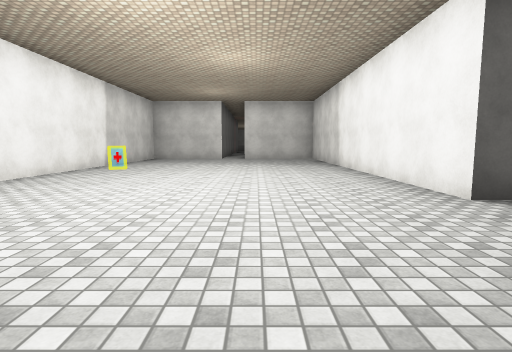
[1] (above)

17 first-person views from a walk through a 3-D level made in the Unity game engine. The camera is 1.3 m above the floor, tilts 6° down and sees 80° across. The floor is counted in squares, 2 m on a side. Each view is taken from the middle of a square. On the plan, view 1 faces up. The plan holds only what a view shows up to about 10 squares ahead; the rest is blank. The place goes on beyond the plan. Some animated figures are not drawn. Surface patterns are stand-ins for the level's own textures.

[2]
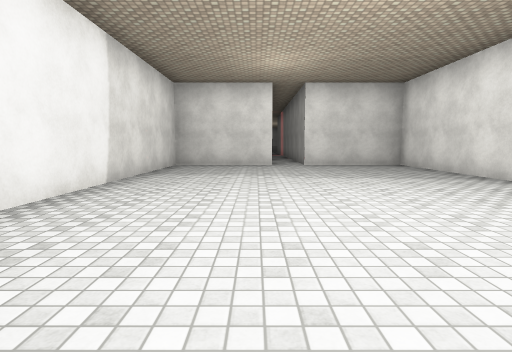

[3]
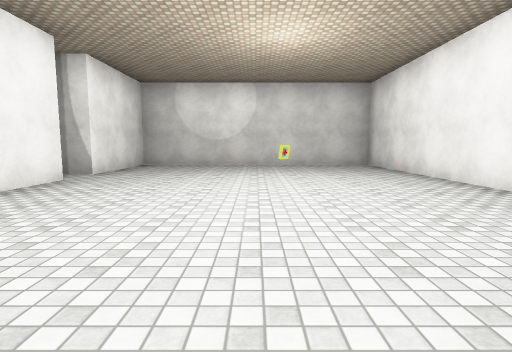

[4]
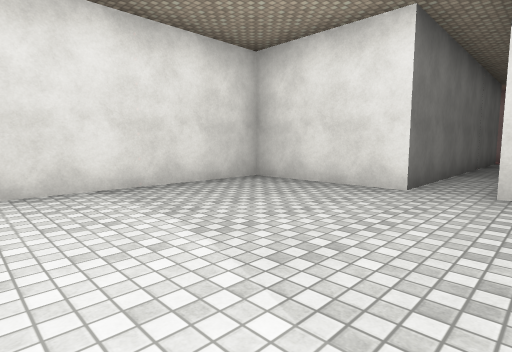

[5]
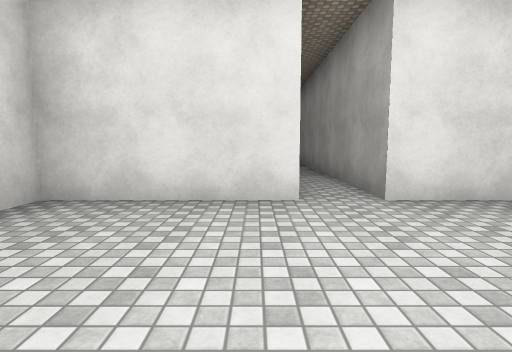

[6]
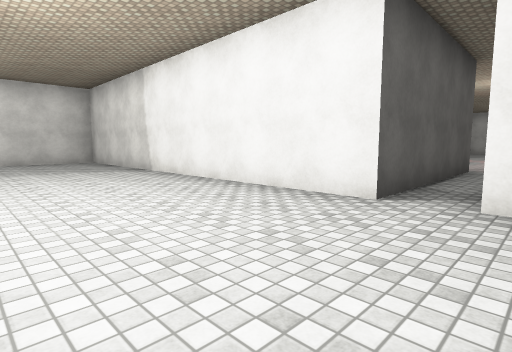

[7]
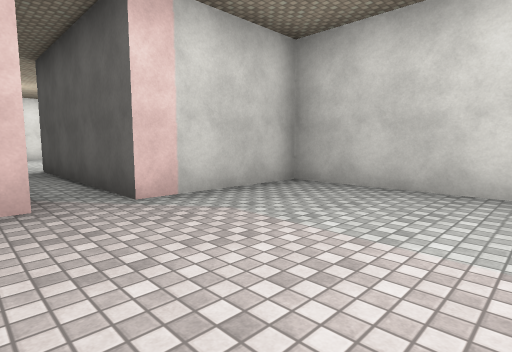

[8]
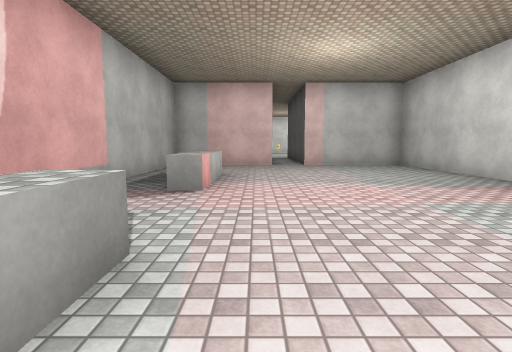

[9]
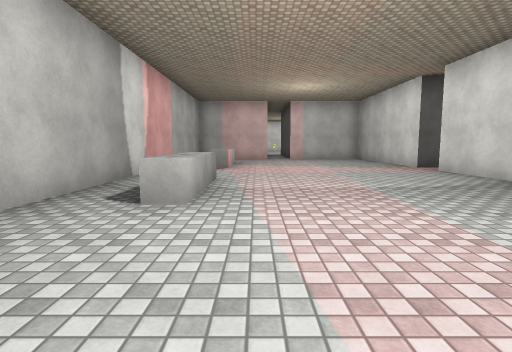

[10]
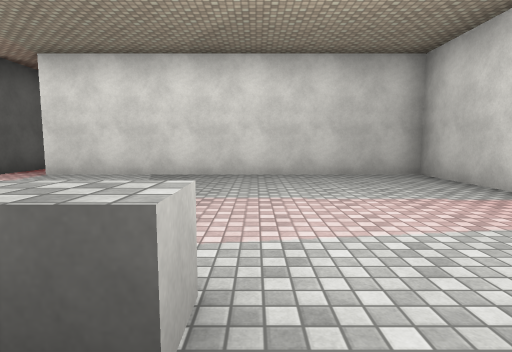

[11]
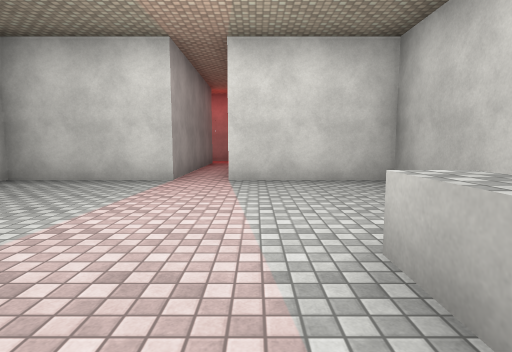

[12]
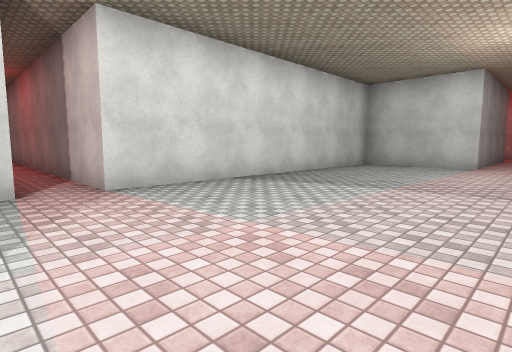

[13]
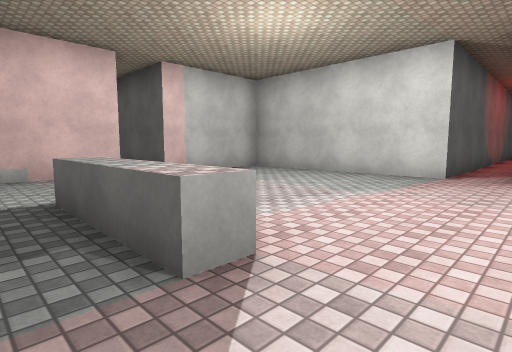

[14]
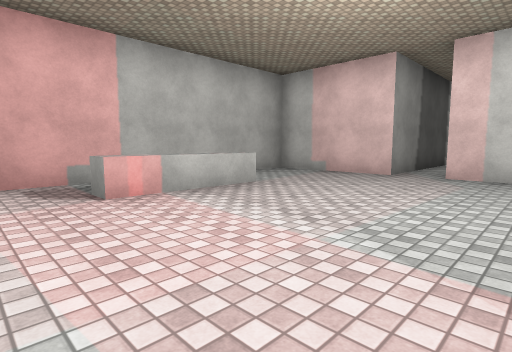

[15]
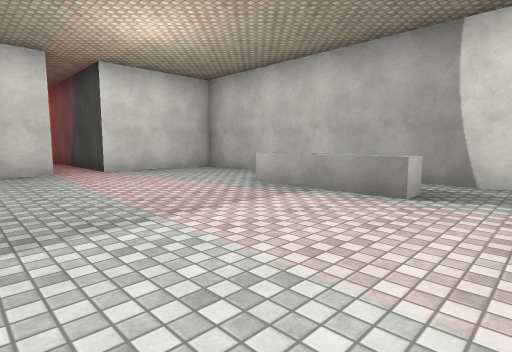

[16]
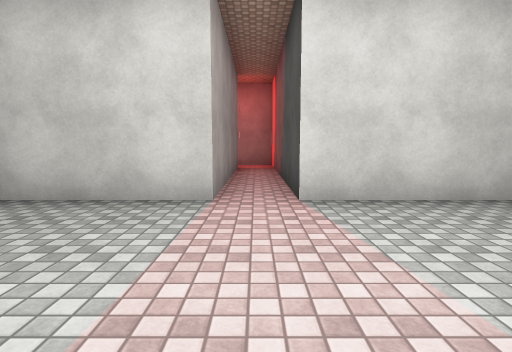

[17]
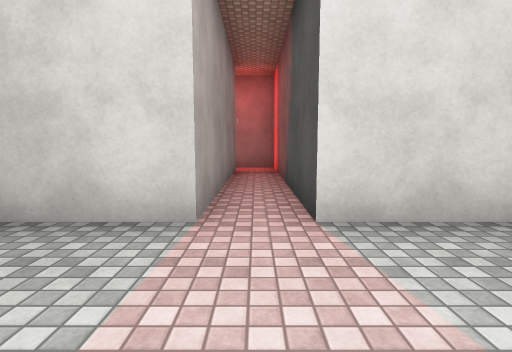

### Floor plan
Points are (right, up) in squares from view 1. A wall is a line through its corners. A room is listed if a view was taken in it or the views show most of it. See-through windows are left out.
Room 1 (views 1, 2, 3, 4, 5, 6)
walls: (2.5, 3.5) (2.5, 13.5) (-0.5, 13.5); (-1.5, 13.5) (-4.5, 13.5) (-4.5, -0.5) (2.5, -0.5) (2.5, 2.5)
ways out: opening at (3, 3) to room 2; opening at (-1, 13)
objects: other object (-2, 3)
Room 2 (views 7, 8, 9, 10, 11, 12, 13, 14, 15, 16, 17)
walls: (12.5, 6.5) (7.5, 6.5) (7.5, 3.5) (2.5, 3.5); (21.5, 3.5) (21.5, 6.5) (13.5, 6.5); (2.5, 2.5) (7.5, 2.5) (7.5, -0.5) (21.5, -0.5) (21.5, 2.5)
low walls: (15.2, 0.8) (15.2, 1.3) (17.8, 1.3) (17.8, 0.8) (17.2, 0.8); (10.2, 1.3) (12.8, 1.3) (12.8, 0.8) (10.2, 0.8)
ways out: opening at (3, 3) to room 1; opening at (22, 3) to room 3; opening at (13, 6)
Room 3 (no view inside)
walls: (21.5, 2.5) (27.5, 2.5) (27.5, 3.6); (26.5, 3.5) (21.5, 3.5)
ways out: opening at (22, 3) to room 2; opening at (27, 3)

Where each view was taken, in squares from view 1:
view 1: 0 up, 0 right, facing up
view 2: 4 up, 2 left, facing up
view 3: 9 up, 1 left, facing down
view 4: 9 up, 0 right, facing up-left
view 5: 10 up, 2 left, facing up
view 6: 2 up, 1 left, facing up-right
view 7: 2 up, 11 right, facing up-left
view 8: 2 up, 17 right, facing left
view 9: 2 up, 21 right, facing left
view 10: 0 up, 18 right, facing up
view 11: 2 up, 16 right, facing right
view 12: 2 up, 12 right, facing up-right
view 13: 0 up, 14 right, facing up-left
view 14: 5 up, 14 right, facing down-left
view 15: 5 up, 14 right, facing down-right
view 16: 3 up, 18 right, facing right
view 17: 3 up, 19 right, facing right
